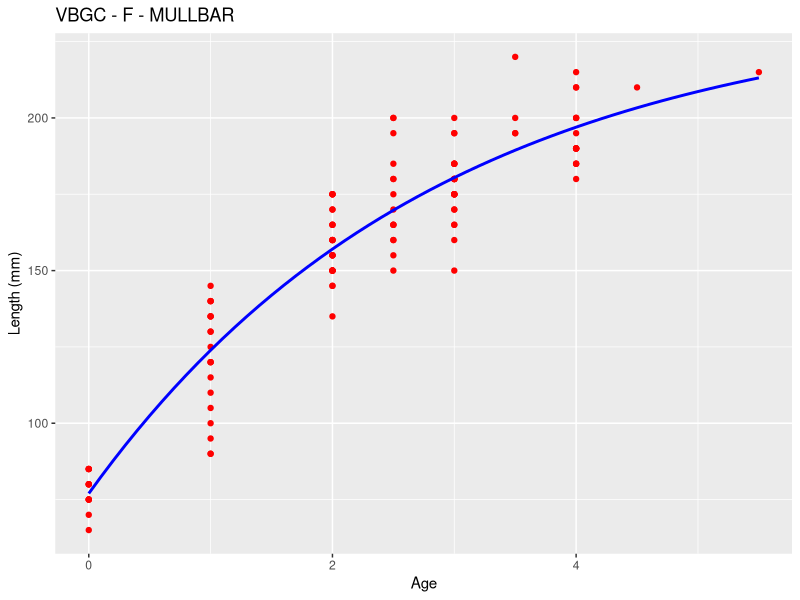
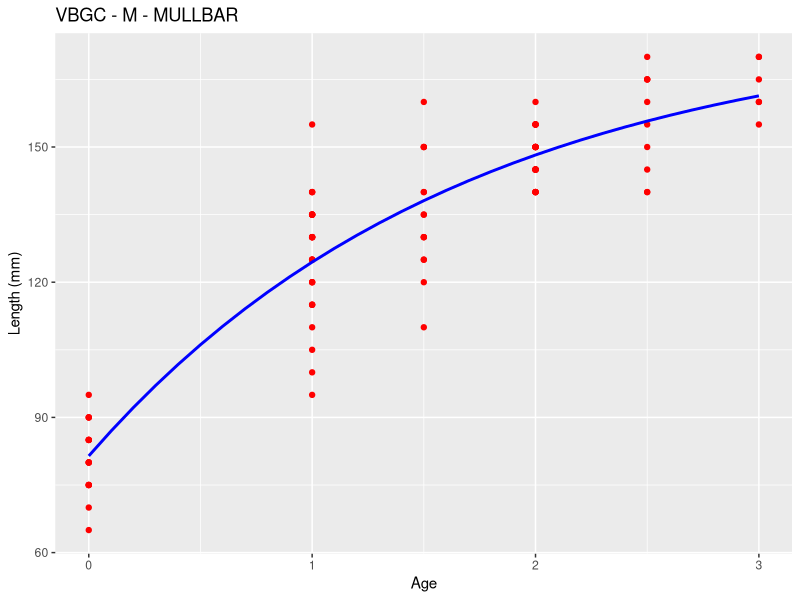
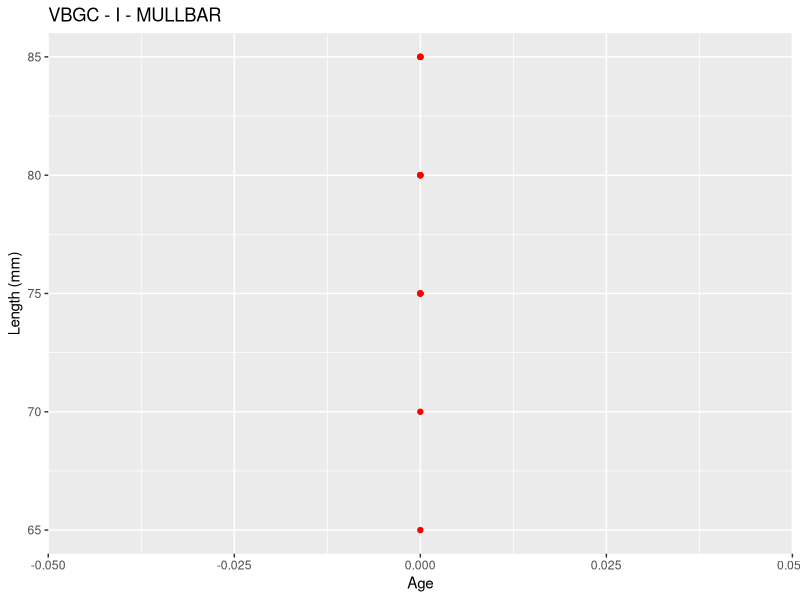
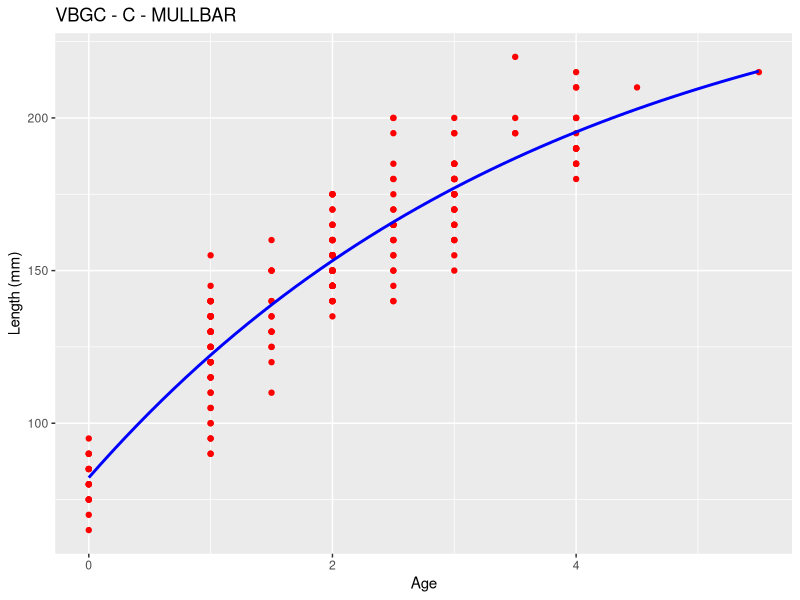
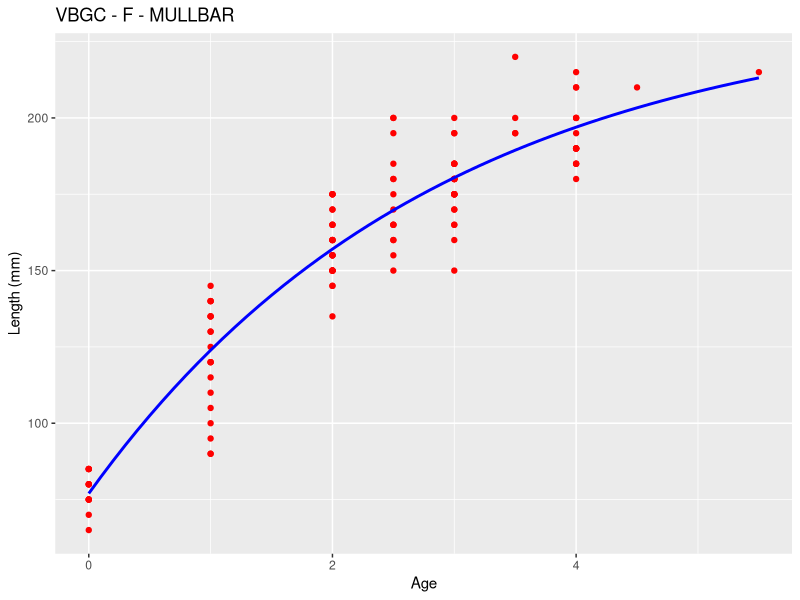
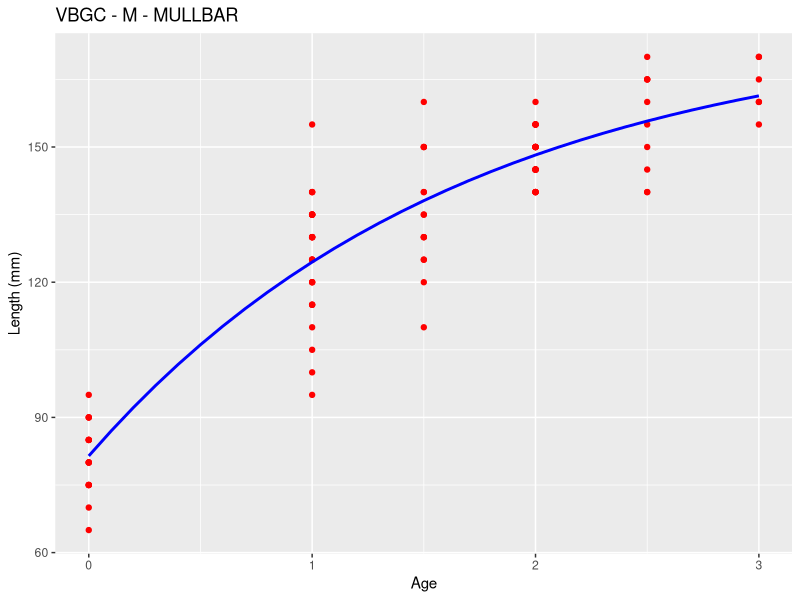
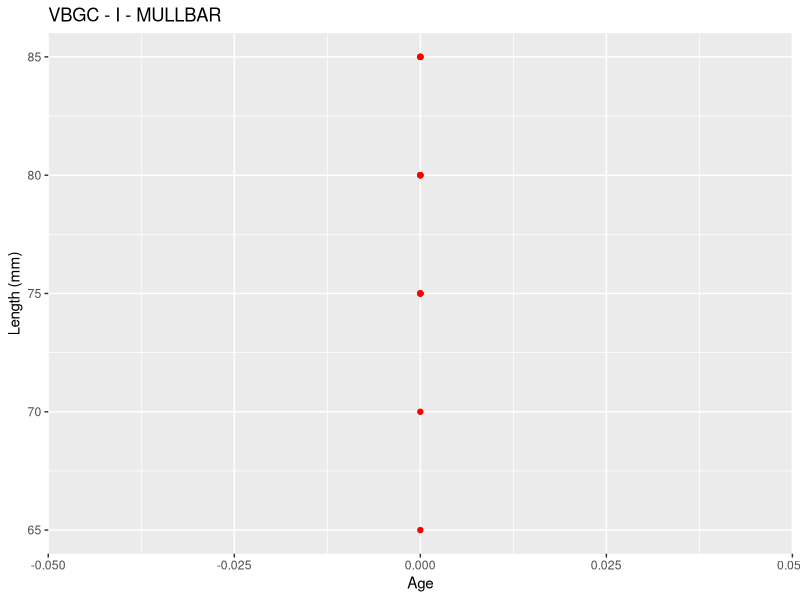
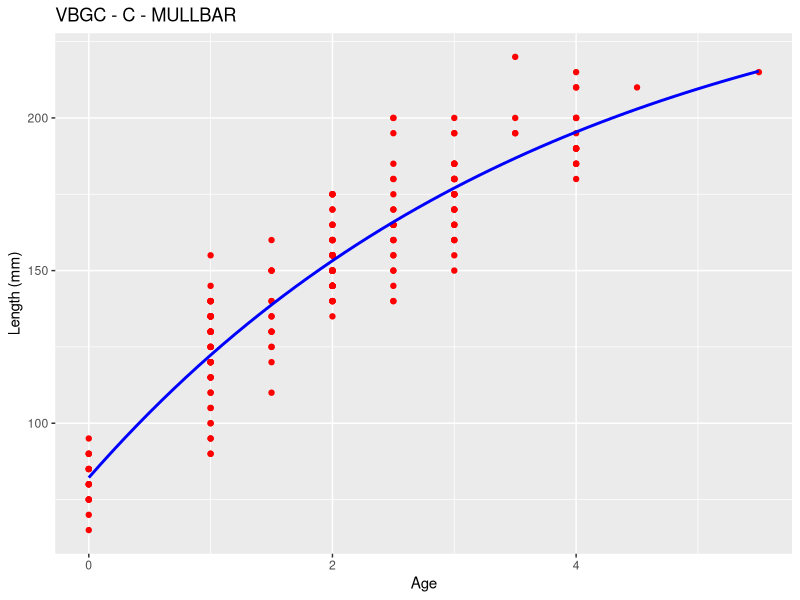

These charts were generated, in order, by the following R code: (Note: this script raises an error after producing the figures.)
############################################################################
#   Von Bertalanffy: R code to estinate the Von Bertalanffy growth curve   #
#   Authors: W. Zupa                                                       #
#   Fondazione Coispa                                                      #
#   If you have any comments or suggestions please contact the following   #
#   e-mail address: zupa@fondazionecoispa.org                              #
#   June 2023                                                              #
############################################################################

# combined sexes ('C') are composed aggregating all the available sexes. 
# The analysis by sex is conducted aggregating undetermined sex ('I') with
# each other (e.g. M = M + I; F = F + I).

library(ggplot2)

# set the working directory where to save results
setwd("D:\\OneDrive - Coispa Tecnologia & Ricerca S.C.A.R.L\\BLACK SEA\\Von Bertalanffy")

# load the data fron csv file (use ';' as value separator)
data <- read.table("data_example.csv",sep=";",header=TRUE)

#---  DON'T MODIFY THE FOLLOWING CODE ---#

    wd <- getwd()
    data$SEX <- toupper(data$SEX)
    data_C <- data[!is.na(data$AGE) &
                     as.character(data$AGE) != " " &
                     as.character(data$AGE) != "" &
                     as.character(data$AGE) != "UR" &
                     as.character(data$AGE) != "NR" &
                     as.character(data$AGE) != "-1" &
                     data$SEX %in% c("F", "M", "N"), ]
    data_C$SEX <- "C"
    
    data <- data[!is.na(data$AGE) &
                   as.character(data$AGE) != " " &
                   as.character(data$AGE) != "" &
                   as.character(data$AGE) != "UR" &
                   as.character(data$AGE) != "NR" &
                   as.character(data$AGE) != "-1" &
                   data$SEX %in% c("F", "M", "I", "N"), ]
    
    data <- rbind(data, data_C)
    
    data$AGE <- as.numeric(data$AGE)
    data <- data[!is.na(data$AGE), ]
    
    sp <- unique(data$SPECIES)
    if (length(sp)>1){
        stop("Data for more than one species are not allowed")
    }
    
    vbf3 <- function(t, Linf, k, t0) {
        Linf * (1 - exp(-k * (t - t0)))
    }
    
    if (nrow(data) > 1) {
        sexes <- unique(data$SEX)
        s <- 2
        params <- list()
        for (s in 1:length(sexes)) {
            df <- data[data$SEX %in% c(sexes[s], "I"), ]
            if (nrow(df) > 0) {
                ss <- list()
                ss$Linf <- max(df$LENGTH) / 0.95
                ss$K <- mean(df[df$AGE == 1, "LENGTH"]) / ss$Linf
                ss$t0 <- -0.5

                error <- try(mod3 <- nls(LENGTH ~ vbf3(AGE, Linf, k, t0), start = c(Linf = abs(ss$Linf), k = abs(ss$K), t0 = ss$t0), data = df, algorithm = "default"), silent = TRUE)
                if (!is(error, "try-error")) {
                    mod3 <- nls(LENGTH ~ vbf3(AGE, Linf, k, t0), start = c(Linf = abs(ss$Linf), k = abs(ss$K), t0 = ss$t0), data = df, algorithm = "default")
                    sum <- summary(mod3)
                    sum
                    AIC(mod3)
                    Linf <- sum$parameters[1]
                    k <- sum$parameters[2]
                    t0 <- sum$parameters[3]
                    params[[s]] <- data.frame(species = sp, sex = sexes[s], Linf = as.numeric(round(Linf, 4)), k = as.numeric(round(k, 4)), t0 = as.numeric(round(t0, 4)), notes = "")
                    pred <- data.frame(AGE = seq(0, max(df$AGE), 0.1))
                    pred$LENGTH <- predict(mod3, newdata = data.frame(AGE = pred$AGE))
                    p <- ggplot() +
                        geom_point(data = df, aes(x = AGE, y = LENGTH), colour = "red", stat = "identity") +
                        geom_line(data = pred, aes(x = AGE, y = LENGTH), colour = "blue",size=1) +
                        ggtitle(paste("VBGC", sexes[s], sp, sep = " - ")) +
                        labs(col = "Year") +
                        xlab("Age") +
                        theme(legend.position = "none") +
                        ylab(paste("Length (mm)"))
                    print(p)
                    ggsave(file.path(wd, "output","VBGC", paste0("VBGC_", sp, "_", sexes[s], ".jpg")), dpi = 300, width = 9, height = 6, units = "in")
                } else {
                    params[[s]] <- data.frame(species = sp, sex = sexes[s], Linf = NA, k = NA, t0 = NA, notes = "model not converged")
                    p <- ggplot() +
                        geom_point(data = df, aes(x = AGE, y = LENGTH), colour = "red", stat = "identity") +
                        ggtitle(paste("VBGC", sexes[s], sp, sep = " - ")) +
                        labs(col = "Year") +
                        xlab("Age") +
                        theme(legend.position = "none") +
                        ylab(paste("Length (mm)"))
                    print(p)
                    ggsave(file.path(wd, "output","VBGC", paste0("VBGC_", sp, "_", sexes[s], ".jpg")), dpi = 300, width = 9, height = 6, units = "in")
                } 
            } else {
                cat(paste0("Not age data for '", sexes[s], "' sex"))
            }
        }
        df.params <- do.call(rbind, params)
        write.table(df.params, file.path(wd, "output","VBGC", paste0("VBGC_", sp, "_summary_table.csv")), sep=";", row.names=FALSE)
        return(df.params)
    } else {
        message("Not enougth data to plot VBGC")
    }

